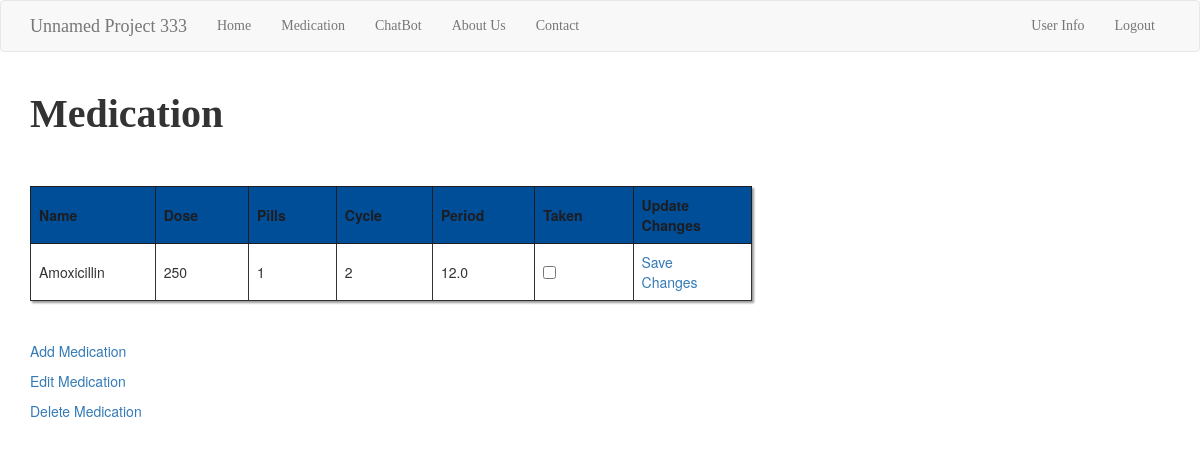
The page /medication (signed in) on the database its author committed.
### app/models.py (models this page shows, shortened)
class Medicine(db.Model):
    __tablename__ = 'medicines'
    id = db.Column(db.Integer, primary_key=True)
    name = db.Column(db.String(64), index=True)
    dose = db.Column(db.Integer, index=True)
    pills = db.Column(db.Integer, index=True)
    period = db.Column(db.Float, index=True)
    taken = db.Column(db.Boolean, index=True, default=False)
    user_id = db.Column(db.Integer, db.ForeignKey('users.id'), nullable=False)
    user = db.relationship('User',backref=db.backref('medicines', lazy=True))
    cycle_id = db.Column(db.Integer, db.ForeignKey('cycles.id'), nullable=True)
    cycle = db.relationship('Cycle',backref=db.backref('medicines', lazy=True))

class Cycle(db.Model):
    __tablename__ = 'cycles'
    id = db.Column(db.Integer, primary_key=True)
    cycle = db.Column(db.Integer, index=True)
    time = db.Column(db.Time, index=True)
    user_id = db.Column(db.Integer, db.ForeignKey('users.id'), nullable=False)
    user = db.relationship('User',backref=db.backref('cycles', lazy=True))

### app/routes.py (the view)
@app.route('/medication', methods=['GET', 'POST'])
@login_required
def medication():
    medications = current_user.check_medications()
    form = CycleTakenForm()
    return render_template('medication.html', title='Medication', medications=medications, form=form)

### app/forms.py
class CycleTakenForm(FlaskForm):
    cycle = IntegerField('Cycle', validators=[DataRequired()])
    taken = BooleanField('Taken', validators=[DataRequired()])
    submit = SubmitField('Update Changes')

### app/models.py (called while the page is built)
@login.user_loader
def load_user(id):
    return User.query.get(int(id))

    def check_medications(self):
        medications = Medicine.query.filter_by(user_id=self.id).all()
        return medications

### app/templates/medication.html
{% extends "base.html" %}
{% block app_content %}
    <h1>{% block title %}{{title }}{% endblock %}</h1>
    <br></br>
    <table>
        <tr>
            <th>Name</th>
            <th>Dose</th>
            <th>Pills</th>
            <th>Cycle</th>
            <th>Period</th>
            <th>Taken</th>
            <th>Update Changes</th>
        </tr>
    {% for medication in medications %}
        <tr>
            <td>{{ medication.name }}</td>
            <td>{{ medication.dose }}</td>
            <td>{{ medication.pills }}</td>
            <td>{{ medication.cycle.cycle }}</td>
            <td>{{ medication.period }}</td>
            <td><input type="checkbox" class="taken" id="taken" name="taken"></td>
            <td><a href="{{ url_for('taken', med_id = medication.id, taken = (request.form[taken]!=none))}}">Save Changes</a></td>
        </tr>
    {% endfor %}
    </table>
    <br></br>
    <p><a href="{{ url_for('add_medication') }}">Add Medication</a></p>
    <p><a href="{{ url_for('choose_medication')}}">Edit Medication</a></p>
    <p><a href="{{ url_for('delete_medication') }}">Delete Medication</a></p>
{% endblock %}

### app/static/styles.css (style rules this page uses)
table, th, td { border: 1px solid; padding: 8px; width: 50%; padding-right: 50px; }
h1 { font-size: 40px; font-family: apple-chancery; font-weight: bold; }
table { box-shadow: 2px 2px 2px #999; }
th { color: #1C1D21; background-color: #004E98; }
tr:nth-child(odd) { background-color: #C3D6EA; }

### rows shown on the page
Medicine: name "Amoxicillin", dose "250", pills "1", cycle.cycle "2", period "12.0"

### other values the page prints
{{ title }} "Medication"
